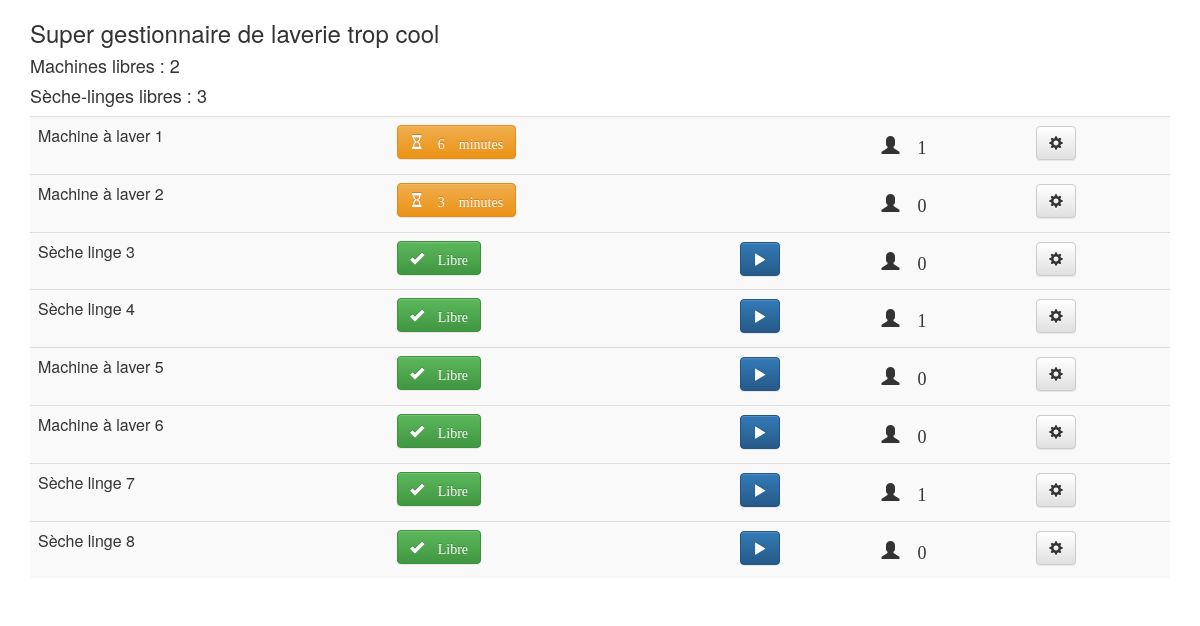
The page /laverie/corriger_decompte/2/2 on the database its author committed.
### laverie/models.py (models this page shows, shortened)
class Appareil(models.Model):
    duree = models.IntegerField(default=50)
    heure_fin = models.DateTimeField(default=timezone.now)
    temps_restant = models.DurationField(default=timezone.timedelta(),null=True)
    interesses = models.IntegerField(default=0)
    libre = models.BooleanField(default=True)
    TYPES = (
        ('machine', 'Machine à laver'),
        ('seche_linge', 'Sèche linge'),
    )
    type = models.CharField(max_length=20, choices=TYPES, default='machine')
    def __str__(self):
        if self.type == 'machine':
            type = 'Machine à laver'
        else:
            type = 'Sèche linge'
        return type + " " + str(self.id)
    def actualiser(self):
        temps_restant = self.temps_restant = self.heure_fin - timezone.now()
        if self.libre:
            if temps_restant.days >= 0:
                self.libre = False
        else:
            if temps_restant.days >= 0:
                self.temps_restant = temps_restant
            else:
                self.libre = True
                self.temps_restant = timezone.timedelta()
        self.save()
    def get_minutes_restantes(self):
        return (60+self.temps_restant.seconds)//60
    def reste_longtemps(self):
        return self.get_minutes_restantes() > 15

### laverie/views.py (the view)
# urls.py: url(r'corriger_decompte/(?P<id>[0-9]+)/(?P<valeur>[0-9]+)$', views.corriger_decompte, name='corriger_decompte'),
def corriger_decompte(request, id, valeur):
    print("Correction de " + str(id))
    appareil = Appareil.objects.get(id=id)
    print("Heure de fin valait " + str(appareil.heure_fin))
    appareil.heure_fin = timezone.now() + timezone.timedelta(minutes=int(valeur))
    appareil.save()
    appareil.actualiser()
    print("Heure de fin vaut maintenant " + str(appareil.heure_fin))
    return index(request)

### laverie/views.py (called while the page is built)
def index(request):
    appareils = Appareil.objects.all()
    nb_machines_libres = Appareil.objects.filter(type="machine", libre=True).count()
    nb_seche_linges_libres = Appareil.objects.filter(type="seche_linge", libre=True).count()
    for a in appareils:
        a.actualiser()
        a.save()
    return render(request, 'laverie/index.html', locals())

### laverie/templates/laverie/index.html (shortened to what this page needs)
<!DOCTYPE html>
<html lang="fr">
<head>
    <link rel="stylesheet" href="https://maxcdn.bootstrapcdn.com/bootstrap/3.3.6/css/bootstrap.min.css">
    <link rel="stylesheet" href="https://maxcdn.bootstrapcdn.com/bootstrap/3.3.6/css/bootstrap-theme.min.css">
</head>
<body>
<div class="container" >
    <h3>Super gestionnaire de laverie trop cool</h3>
    <h4>Machines libres : {{ nb_machines_libres }} </h4>
    <h4>Sèche-linges libres :  {{ nb_seche_linges_libres }} </h4>
    <table class="table table-responsive table-striped">
        <tbody>
        {% for appareil in appareils %}
            <tr>
                <td>
                    <span class = "panel-title">{{ appareil }}</span>
                </td>
                <td>
                    {% if appareil.libre %}
                        <div class="btn btn-success">
                            <div class="glyphicon glyphicon-ok"> Libre</div>
                        </div>
                    {% else %}
                        {% if appareil.reste_longtemps %}
                            <div class="btn btn-danger">
                                <div class="glyphicon glyphicon-hourglass"> {{ appareil.get_minutes_restantes }} minutes</div>
                            </div>
                        {% else %}
                            <div class="btn btn-warning">
                                <div class="glyphicon glyphicon-hourglass"> {{ appareil.get_minutes_restantes }} minutes</div>
                            </div>
                        {% endif %}
                    {% endif %}
                </td>
                <td>
                    {% if appareil.libre %}
                        <button type="button" class="btn btn-primary glyphicon glyphicon-play "
                                onclick="lancer_decompte({{ appareil.id }})">
                        </button>
                    {% endif %}
                </td>
                <td>
                    <h4>
                        <div class="glyphicon glyphicon-user"> {{  appareil.interesses }}</div>
                    </h4>
                </td>
                <td>
                    <button type = "button"
                            data-toggle = "collapse"
                            class="btn btn-default glyphicon glyphicon-cog"
                            data-target="#options_{{ appareil.id }}">
                    </button>
                </td>
            </tr>
        {% endfor %}
        </tbody>
    </table>
</div>
</body>
</html>

### rows shown on the page
Appareil: type+id "Machine à laver 1", get_minutes_restantes "6", interesses "1"
Appareil: type+id "Machine à laver 2", get_minutes_restantes "3", interesses "0"
Appareil: type+id "Sèche linge 3", libre "Libre", interesses "0"
Appareil: type+id "Sèche linge 4", libre "Libre", interesses "1"
Appareil: type+id "Machine à laver 5", libre "Libre", interesses "0"
Appareil: type+id "Machine à laver 6", libre "Libre", interesses "0"
Appareil: type+id "Sèche linge 7", libre "Libre", interesses "1"
Appareil: type+id "Sèche linge 8", libre "Libre", interesses "0"

### other values the page prints
{{ nb_machines_libres }} "2"
{{ nb_seche_linges_libres }} "3"
